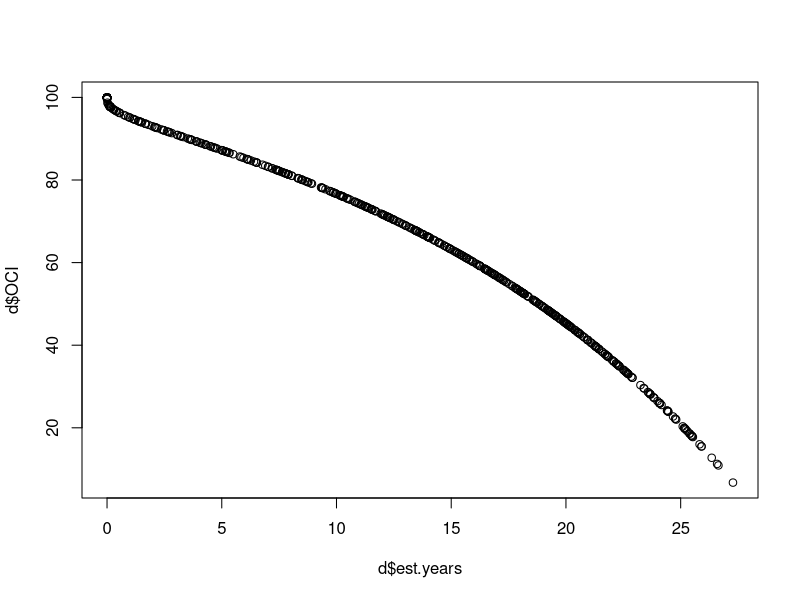
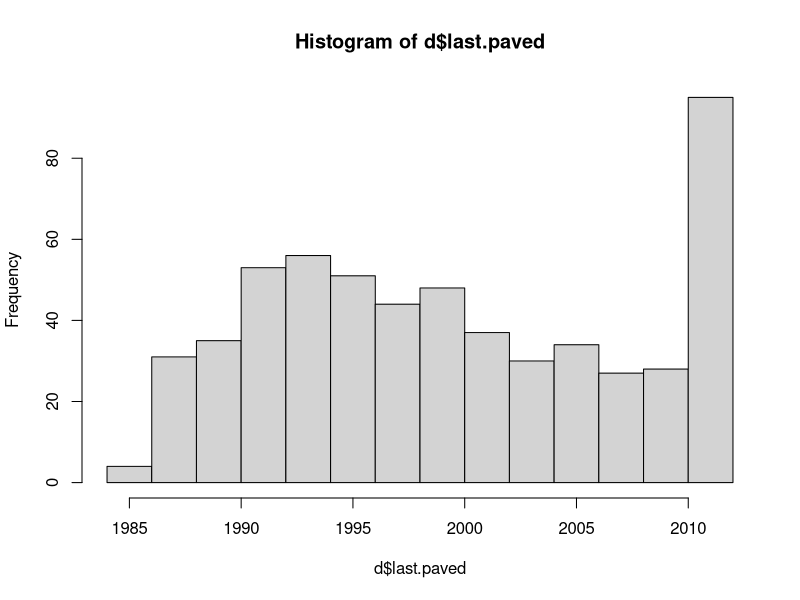
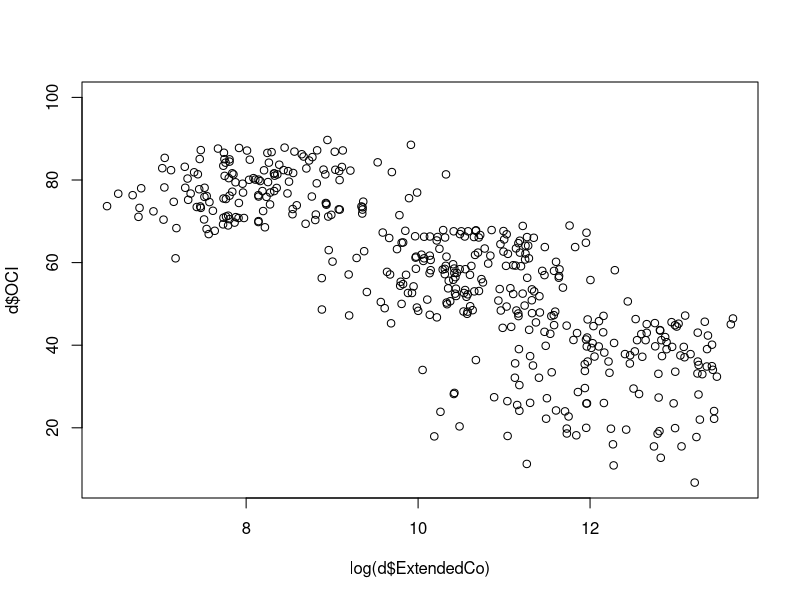
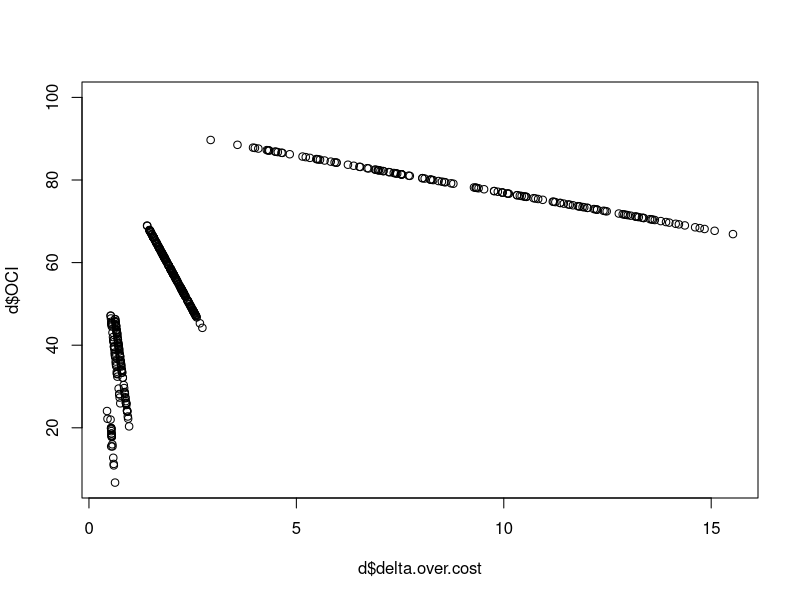
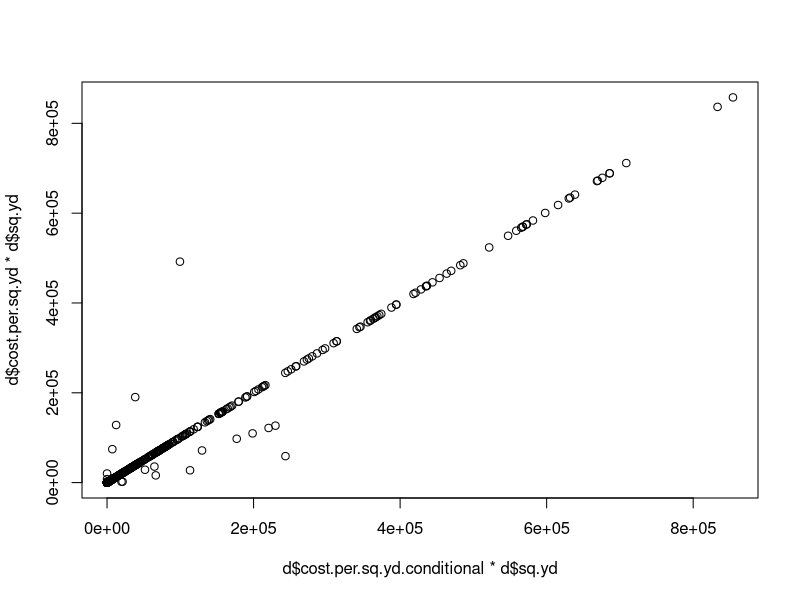
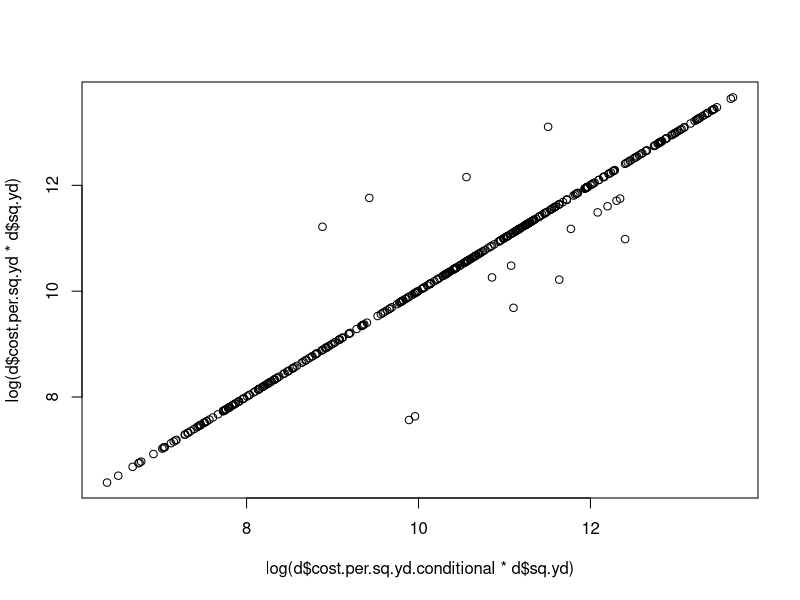

These charts were generated, in order, by the following R code: (Note: this script raises an error after producing the figures.)
# This code cleans and analyzes data from FST, the pavement consultant
# OCI value = PCI.  Note these scores are from November 2012.
# It models the cost and PCI degredation in order to optimize pavement decisions
# Created By Daniel Hadley

setwd("K:/Somerstat/Common/Data/2014 StreetStat/PCI_Code")
# setwd ("~/Documents/Git/PCI_Code") #at home
d <- read.csv("PCI.csv")

# Create new variables 
d$sq.ft <- d$PavementWi * d$Length # Sq. Feet
d$sq.yd <- d$sq.ft * 0.111111 # Sq. Yards
d$total.pci <- d$sq.yd * d$OCI # Sum PCI
d$ideal.pci <- d$sq.yd * 95 # Ideal sum PCI
d$delta.pci <- d$ideal.pci - d$total.pci #Difference
d$delta.over.cost <- d$delta.pci / d$ExtendedCo #One cost measure
aggregate(delta.over.cost ~ PlanActivi, d, mean ) # Crack Seal is crazy cost efficient
aggregate(delta.over.cost ~ PlanActivi, d, max ) # Crack Seal is crazy cost efficient

d$cost.per.sq.yd <- d$ExtendedCo / d$sq.yd # Cost per sq yard


# Here I model the age as a function of PCI based on the references below:
# It is an average of residential and arterial, but we can divide those later
# http://onlinepubs.trb.org/onlinepubs/conferences/2012/assetmgmt/presentations/Data-A-Ramirez-Flores-Chang-Albitres.pdf
# https://repository.tamu.edu/bitstream/handle/1969.1/ETD-TAMU-2009-05-317/DESHMUKH-THESIS.pdf?sequence=2
# http://www.mylongview.com/modules/showdocument.aspx?documentid=631
# PCI = 100 - (106/((ln(79/AGE))^(1/.48)))

d$est.years <- 79*(2.71828^(-9.37879/(100-d$OCI)^0.48))
plot(d$est.years, d$OCI)

d$last.paved <- 2012 - d$est.years
hist(d$last.paved) # I'm skeptical there are streets we have not paved since the 80s


# test
plot(log(d$ExtendedCo), d$OCI)
plot(d$delta.over.cost, d$OCI) # checking cost-effectiveness
# This final plot is where we see that high OCI maintenance is the most cost-effective

# First model cost as a f(PCI) using logical tests: 
# this averages differences between collectors and arterials
# To see where the bands begin and end
aggregate(OCI ~ PlanActivi, d, mean )
aggregate(OCI ~ PlanActivi, d, min )
aggregate(OCI ~ PlanActivi, d, max )

d$cost.per.sq.yd.conditional <- ifelse((d$OCI >= 68) & (d$OCI < 88), 1.8,
                            ifelse((d$OCI >= 47) & (d$OCI < 68), 18.50,
                            ifelse((d$OCI >= 25) & (d$OCI < 47) & (d$Functional == "RT - Residential Local"), 76.80,
                            ifelse((d$OCI >= 25) & (d$OCI < 47) & (d$Functional == "RE - Residential Dead End"), 76.80,
                            ifelse((d$OCI >= 25) & (d$OCI < 47) & (d$Functional == "CO - Collector" ), 91.10,
                            ifelse((d$OCI >= 25) & (d$OCI < 47) & (d$Functional == "AR - Arterial"), 91.10,
                            ifelse((d$OCI >= 0) & (d$OCI < 25) & (d$Functional == "RT - Residential Local"), 139.80,
                            ifelse((d$OCI >= 0) & (d$OCI < 25) & (d$Functional == "RE - Residential Dead End"), 139.80,
                            ifelse((d$OCI >= 0) & (d$OCI < 25) & (d$Functional == "CO - Collector"), 147.70,
                            ifelse((d$OCI >= 0) & (d$OCI < 25) & (d$Functional == "AR - Arterial"), 162.10,
                            ifelse(d$OCI >= 88, 0, 360)))))))))))

# Test
plot(d$cost.per.sq.yd.conditional*d$sq.yd, d$cost.per.sq.yd*d$sq.yd)
plot(log(d$cost.per.sq.yd.conditional*d$sq.yd), log(d$cost.per.sq.yd*d$sq.yd))
# d$dif <- d$cost.per.sq.yd*d$sq.yd - d$cost.per.sq.yd.conditional*d$sq.yd  
# hugeDif <- d[ which(d$dif>650000 | d$dif < -115000), ]



# # Now model the cost degredation as a f(PCI) using a smooth curve
# # This smooths out all of the "cliffs" from the difference maintenance bands, 
# # but it approximates how quickly costs escalate as a f of PCI and allows for linear optimization
# 
# ####  Use the empirical distribution of PCI ####
# # http://davetang.org/muse/2013/05/09/on-curve-fitting/
# y = d$cost.per.sq.yd 
# x = d$OCI
# plot(x,y)
# 
# #fit first degree polynomial equation:
# fit  <- lm(y~x)
# #second degree
# fit2 <- lm(y~poly(x,2,raw=TRUE))
# #third degree
# fit3 <- lm(y~poly(x,3,raw=TRUE))
# #fourth degree
# fit4 <- lm(y~poly(x,4,raw=TRUE))
# #generate range of 50 numbers starting from 30 and ending at 160
# xx <- seq(0,160, length=50)
# plot(x,y,pch=19,ylim=c(0,150))
# lines(xx, predict(fit, data.frame(x=xx)), col="red")
# lines(xx, predict(fit2, data.frame(x=xx)), col="green")
# lines(xx, predict(fit3, data.frame(x=xx)), col="blue")
# lines(xx, predict(fit4, data.frame(x=xx)), col="purple") ## This looks like the best fit
# 
# # Now model it based on the coefficients from fit4
# #y=e + dx + cx^2 + bx^3 + ax^4 
# coef(fit4)
# 
# d$cost.model <- 1.351524e+02 + (1.845730e+00 * d$OCI) +  
#   (-1.630135e-01 * d$OCI^2) + 
#   (2.195987e-03 * d$OCI^3) + 
#   (-8.857414e-06 * d$OCI^4) 
# 
# 
# fit <- lm(d$cost.model,d$cost.per.sq.yd)
# summary(fit) # show results
# 
# # Visualize
# plot(d$cost.model*d$sq.yd, d$cost.per.sq.yd*d$sq.yd)
# plot(log(d$cost.model*d$sq.yd), log(d$cost.per.sq.yd*d$sq.yd))
# 
# # Damn, nothing seems to model the cliffs correctly




###  Model the Pavement decisions over 20 years ###
# dm <- d # dm = data model
# dm <- subset(dm, select = c(FID, Functional, STREETNAME, OCI, sq.yd)) #OR

# First I create functions that describe the relationships analyzed previously
# f(Age) = PCI 
PCIf <- function(AGE){ 
  PCI <- 100 - (106/((log(79/AGE))^(1/.48)))
  return(PCI)
}

# f(PCI) = Cost 
Costf <- function(OCI, Functional, sq.yd){ 
  Cost <- ifelse((OCI >= 68) & (OCI < 88), 1.8,
         ifelse((OCI >= 47) & (OCI < 68), 18.50,
                ifelse((OCI >= 25) & (OCI < 47) & (Functional == "RT - Residential Local"), 76.80,
                       ifelse((OCI >= 25) & (OCI < 47) & (Functional == "RE - Residential Dead End"), 76.80,
                              ifelse((OCI >= 25) & (OCI < 47) & (Functional == "CO - Collector" ), 91.10,
                                     ifelse((OCI >= 25) & (OCI < 47) & (Functional == "AR - Arterial"), 91.10,
                                            ifelse((OCI >= 0) & (OCI < 25) & (Functional == "RT - Residential Local"), 139.80,
                                                   ifelse((OCI >= 0) & (OCI < 25) & (Functional == "RE - Residential Dead End"), 139.80,
                                                          ifelse((OCI >= 0) & (OCI < 25) & (Functional == "CO - Collector"), 147.70,
                                                                 ifelse((OCI >= 0) & (OCI < 25) & (Functional == "AR - Arterial"), 162.10,
                                                                        ifelse(OCI >= 88, 0, 360)))))))))))
  return(Cost*sq.yd)
}


# f(PCI) = Whether or Not to Pave
# Here is where we set the rules and try different scenarios
# Pavef <- function(OCI){
#   pave <- (ifelse((OCI >= 68) & (OCI < 88), 1,
#                   ifelse((OCI >= 47) & (OCI < 68), 1,
#                          ifelse(OCI == 47, 1, 0)))) # Top tiers
#   return(pave)
# }

# Pavef <- function(OCI){
#   pave <- (ifelse((OCI <= 20), 1,0))
#   return(pave)
# }

Pavef <- function(OCI){
  pave <-  sample(c(0,1), 573, replace = TRUE) #random
  return(pave)
}

# f(n) = backlog
Modelf <- function(n){
    d$OCI.Model <- PCIf(d$est.years) # Use the model instead of the empirical OCI
    d$backlog <- Costf(d$OCI.Model, d$Functional, d$sq.yd) # when summed, this gives you your backlog
    d$Pave.a <- Pavef(d$OCI.Model) # Decision to pave based on Pavef function
    d$Age.a <- ifelse(d$Pave.a == 1, 1, 1 + d$est.years) #Age in year n
    d$OCI.a <- PCIf(d$Age.a) # OCI year n  
    d$cost.a <- ifelse(d$Pave.a == 1, Costf(d$OCI.Model,d$Functional, d$sq.yd),0) #The cost to pave the selected streets
    d$backlog.a <- ifelse(d$Pave.a == 0, Costf(d$OCI.Model,d$Functional, d$sq.yd),0) #Backlog after year n
    d$Pave.b <- Pavef(d$OCI.a) # Decision to pave based on Pavef function
    d$Age.b <- ifelse(d$Pave.b == 1, 1, 1 + d$Age.a) #Age in year n
    d$OCI.b <- PCIf(d$Age.b) # OCI year n  
    d$cost.b <- ifelse(d$Pave.b == 1, Costf(d$OCI.a,d$Functional, d$sq.yd),0) #The cost to pave the selected streets
    d$backlog.b <- ifelse(d$Pave.b == 0, Costf(d$OCI.a,d$Functional, d$sq.yd),0) #Backlog after year n
    d$Pave.c <- Pavef(d$OCI.b) # Decision to pave based on Pavef function
    d$Age.c <- ifelse(d$Pave.c == 1, 1, 1 + d$Age.b) #Age in year n
    d$OCI.c <- PCIf(d$Age.c) # OCI year n  
    d$cost.c <- ifelse(d$Pave.c == 1, Costf(d$OCI.b,d$Functional, d$sq.yd),0) #The cost to pave the selected streets
    d$backlog.c <- ifelse(d$Pave.c == 0, Costf(d$OCI.b,d$Functional, d$sq.yd),0) #Backlog after year n
    d$Pave.d <- Pavef(d$OCI.c) # Decision to pave based on Pavef function
    d$Age.d <- ifelse(d$Pave.d == 1, 1, 1 + d$Age.c) #Age in year n
    d$OCI.d <- PCIf(d$Age.d) # OCI year n  
    d$cost.d <- ifelse(d$Pave.d == 1, Costf(d$OCI.c,d$Functional, d$sq.yd),0) #The cost to pave the selected streets
    d$backlog.d <- ifelse(d$Pave.d == 0, Costf(d$OCI.c,d$Functional, d$sq.yd),0) #Backlog after year n
    d$Pave.e <- Pavef(d$OCI.d) # Decision to pave based on Pavef function
    d$Age.e <- ifelse(d$Pave.e == 1, 1, 1 + d$Age.d) #Age in year n
    d$OCI.e <- PCIf(d$Age.e) # OCI year n  
    d$cost.e <- ifelse(d$Pave.e == 1, Costf(d$OCI.d,d$Functional, d$sq.yd),0) #The cost to pave the selected streets
    d$backlog.e <- ifelse(d$Pave.e == 0, Costf(d$OCI.d,d$Functional, d$sq.yd),0) #Backlog after year n    
#   Now create the outputs
  backlog <- sum(d$backlog.e)
  backlog.reduction <- (sum(d$backlog)) - (sum(d$backlog.e))
  total.cost <- sum(d$cost.a, d$cost.b, d$cost.c)
  benefit.to.cost <- backlog.reduction / total.cost
output <- list(backlog, backlog.reduction, total.cost, benefit.to.cost)
return(output)
}

# One solution
# http://stats.stackexchange.com/questions/7999/how-to-efficiently-repeat-a-function-on-a-data-set-in-r
l <- alply(cbind(rep(10000,10000),rep(20,10)),1,Modelf)
backlog <- data.frame(matrix(unlist(l), nrow=10000, byrow=T))
colnames(backlog) <- c("backlog", "backlog.reduction", "total.cost", "benefit.to.cost")

hist(backlog$benefit.to.cost)

## Now the model
# There is probably a more elegant way to loop this, but here it is
d$OCI.Model <- PCIf(d$est.years) # Use the model instead of the empirical OCI
  d$backlog <- Costf(d$OCI.Model, d$Functional, d$sq.yd) # when summed, this gives you your backlog
  d$Pave.a <- Pavef(d$OCI.Model) # Decision to pave based on Pavef function
  d$Age.a <- ifelse(d$Pave.a == 1, 1, 1 + d$est.years) #Age in year n
  d$OCI.a <- PCIf(d$Age.a) # OCI year n  
  d$cost.a <- ifelse(d$Pave.a == 1, Costf(d$OCI.Model,d$Functional, d$sq.yd),0) #The cost to pave the selected streets
d$backlog.a <- ifelse(d$Pave.a == 0, Costf(d$OCI.Model,d$Functional, d$sq.yd),0) #Backlog after year n
  d$Pave.b <- Pavef(d$OCI.a) # Decision to pave based on Pavef function
  d$Age.b <- ifelse(d$Pave.b == 1, 1, 1 + d$Age.a) #Age in year n
  d$OCI.b <- PCIf(d$Age.b) # OCI year n  
  d$cost.b <- ifelse(d$Pave.b == 1, Costf(d$OCI.a,d$Functional, d$sq.yd),0) #The cost to pave the selected streets
d$backlog.b <- ifelse(d$Pave.b == 0, Costf(d$OCI.a,d$Functional, d$sq.yd),0) #Backlog after year n
  d$Pave.c <- Pavef(d$OCI.b) # Decision to pave based on Pavef function
  d$Age.c <- ifelse(d$Pave.c == 1, 1, 1 + d$Age.b) #Age in year n
  d$OCI.c <- PCIf(d$Age.c) # OCI year n  
  d$cost.c <- ifelse(d$Pave.c == 1, Costf(d$OCI.b,d$Functional, d$sq.yd),0) #The cost to pave the selected streets
d$backlog.c <- ifelse(d$Pave.c == 0, Costf(d$OCI.b,d$Functional, d$sq.yd),0) #Backlog after year n
  d$Pave.d <- Pavef(d$OCI.c) # Decision to pave based on Pavef function
  d$Age.d <- ifelse(d$Pave.d == 1, 1, 1 + d$Age.c) #Age in year n
  d$OCI.d <- PCIf(d$Age.d) # OCI year n  
  d$cost.d <- ifelse(d$Pave.d == 1, Costf(d$OCI.c,d$Functional, d$sq.yd),0) #The cost to pave the selected streets
d$backlog.d <- ifelse(d$Pave.d == 0, Costf(d$OCI.c,d$Functional, d$sq.yd),0) #Backlog after year n
  d$Pave.e <- Pavef(d$OCI.d) # Decision to pave based on Pavef function
  d$Age.e <- ifelse(d$Pave.e == 1, 1, 1 + d$Age.d) #Age in year n
  d$OCI.e <- PCIf(d$Age.e) # OCI year n  
  d$cost.e <- ifelse(d$Pave.e == 1, Costf(d$OCI.d,d$Functional, d$sq.yd),0) #The cost to pave the selected streets
d$backlog.e <- ifelse(d$Pave.e == 0, Costf(d$OCI.d,d$Functional, d$sq.yd),0) #Backlog after year n



# f(model) = backlog, Total Cost to Pave, Benefit-To-Cost Ratio
Modelf <- function(backlog){
  sum(backlog)
}

Modelf(d$backlog.e)





# f(pave) = backlog, Total Cost to Pave, Benefit-To-Cost Ratio
myfunction <- function(pave){
  d$OCI <- PCIf(d$est.years)
  cost <- Costf(d$OCI, d$Functional, d$sq.yd)
  backlog <- sum(cost)
  d$Age.a <- ifelse(pave == 1, 1, 1 + d$est.years)
  d$OCI.a <- PCIf(d$Age.a)
  cost.to.pave.a <- ifelse(pave == 1, Costf(d$OCI,d$Functional, d$sq.yd),0)
  t.cost.to.pave.a <- sum(cost.to.pave.a)
  cost.a <- Costf(d$OCI.a, d$Functional, d$sq.yd)
  backlog.a <- sum(cost.a)
  benefit.to.cost <- (backlog - backlog.a)/t.cost.to.pave.a 
  output <- list(backlog.a, t.cost.to.pave.a, benefit.to.cost)
  return(output)
}


d$pave <- sample(c(0,1), 573, replace = TRUE) #random

d$pave <- ifelse(d$OCI < 25, 1,0) # all the worst

d$pave <- (ifelse((d$OCI >= 68) & (d$OCI < 88), 1,
                 ifelse((d$OCI >= 47) & (d$OCI < 68), 1,
                        ifelse(d$OCI == 47, 1, 0)))) # Top tiers

                 

myfunction(d$pave)





# f(pave) = backlog, Total Cost to Pave, Benefit-To-Cost Ratio
myfunction <- function(pave, pave.b){
  d$OCI <- PCIf(d$est.years)
  cost <- Costf(d$OCI, d$Functional, d$sq.yd)
  backlog <- sum(cost)
  d$Age.a <- ifelse(pave == 1, 1, 1 + d$est.years)
  d$OCI.a <- PCIf(d$Age.a)
  cost.to.pave.a <- ifelse(pave == 1, Costf(d$OCI,d$Functional, d$sq.yd),0)
  t.cost.to.pave.a <- sum(cost.to.pave.a)
  cost.a <- Costf(d$OCI.a, d$Functional, d$sq.yd)
  backlog.a <- sum(cost.a)
  d$Age.b <- ifelse(pave.b == 1, 1, 1 + d$Age.a)
  d$OCI.b <- PCIf(d$Age.b)
  cost.to.pave.b <- ifelse(pave.b == 1, Costf(d$OCI,d$Functional, d$sq.yd),0)
  t.cost.to.pave.b <- sum(cost.to.pave.b)
  cost.b <- Costf(d$OCI.b, d$Functional, d$sq.yd)
  backlog.b <- sum(cost.b)
  benefit.to.cost <- (backlog - backlog.b)/(t.cost.to.pave.a + t.cost.to.pave.b)
  output <- list(backlog.b, benefit.to.cost)
  return(output)
}


d$pave <- ifelse(d$OCI < 25, 1,0) # all the worst

d$pave.b <- (ifelse((d$OCI >= 68) & (d$OCI < 88), 1,
                  ifelse((d$OCI >= 47) & (d$OCI < 68), 1,
                         ifelse(d$OCI == 47, 1, 0)))) # Top tiers



myfunction(d$pave, d$pave.b)




# f(pave) = backlog, Total Cost to Pave, Benefit-To-Cost Ratio
myfunction <- function(pave, pave.b, pave.c){
  d$OCI <- PCIf(d$est.years)
  cost <- Costf(d$OCI, d$Functional, d$sq.yd)
  backlog <- sum(cost)
  d$Age.a <- ifelse(pave == 1, 1, 1 + d$est.years)
  d$OCI.a <- PCIf(d$Age.a)
  cost.to.pave.a <- ifelse(pave == 1, Costf(d$OCI,d$Functional, d$sq.yd),0)
  t.cost.to.pave.a <- sum(cost.to.pave.a)
  cost.a <- Costf(d$OCI.a, d$Functional, d$sq.yd)
  backlog.a <- sum(cost.a)
  d$Age.b <- ifelse(pave.b == 1, 1, 1 + d$Age.a)
  d$OCI.b <- PCIf(d$Age.b)
  cost.to.pave.b <- ifelse(pave.b == 1, Costf(d$OCI,d$Functional, d$sq.yd),0)
  t.cost.to.pave.b <- sum(cost.to.pave.b)
  cost.b <- Costf(d$OCI.b, d$Functional, d$sq.yd)
  backlog.b <- sum(cost.b)
  d$Age.c <- ifelse(d$pave.c == 1, 1, 2 + d$Age.a)
  d$OCI.c <- PCIf(d$Age.c)
  cost.to.pave.c <- ifelse(pave.c == 1, Costf(d$OCI,d$Functional, d$sq.yd),0)
  t.cost.to.pave.c <- sum(cost.to.pave.c)
  cost.c <- Costf(d$OCI.c, d$Functional, d$sq.yd)
  backlog.c <- sum(cost.c)
  benefit.to.cost <- (backlog - backlog.c)/(t.cost.to.pave.a + t.cost.to.pave.b + t.cost.to.pave.c)
  output <- list(backlog.b, benefit.to.cost)
  return(output)
}


d$pave <- ifelse(d$OCI < 25, 1,0) # all the worst

d$pave.b <- (ifelse((d$OCI >= 68) & (d$OCI < 88), 1,
                    ifelse((d$OCI >= 47) & (d$OCI < 68), 1,
                           ifelse(d$OCI == 47, 1, 0)))) # Top tiers

d$pave.c <- (ifelse((d$OCI >= 68) & (d$OCI < 88), 1,
                    ifelse((d$OCI >= 47) & (d$OCI < 68), 1,
                           ifelse(d$OCI == 47, 1, 0)))) # Top tiers



myfunction(d$pave, d$pave.b, d$pave.c.)










###  Visualize ###
library(ggplot2)

my.theme <- 
  theme(plot.background = element_blank(), # Remove background
        panel.grid.major = element_blank(), # Remove gridlines
        panel.grid.minor = element_blank(), # Remove more gridlines
        panel.border = element_blank(), # Remove border
        panel.background = element_blank(), # Remove more background
        axis.ticks = element_blank(), # Remove axis ticks
        axis.text=element_text(size=24), # Enlarge axis text font
        axis.title=element_text(size=26), # Enlarge axis title font
        plot.title=element_text(size=42, hjust=0) # Enlarge, left-align title
        ,axis.text.x = element_text(angle=60, hjust = 1) # Uncomment if X-axis unreadable 
  )


# A simple method is to use the "weight" function with qplot. This will even work with aggregate
p <- qplot(PlanActivi, weight = Length, data = d, geom = "bar", alpha=I(.7), main="Activity by Length", ylab="Col2 Count")
p + my.theme

p <- qplot(Treatmentb, weight = Length, data = d, geom = "bar", alpha=I(.7), main="Activity by Length", ylab="Col2 Count")
p + my.theme

p <- qplot(OCI, weight = Length, data = d, colour = "white", fill=Treatmentb, geom = "bar", main="PCI by Length", ylab="Length of Roadway")
p + my.theme


ag <- aggregate(OCI ~ PlanActivi, d, mean )
p <- qplot(PlanActivi, weight = OCI, data = ag, geom = "bar", alpha=I(.7), main="Activity by Avg PCI", ylab="PCI")
p + my.theme

                            
                                   
